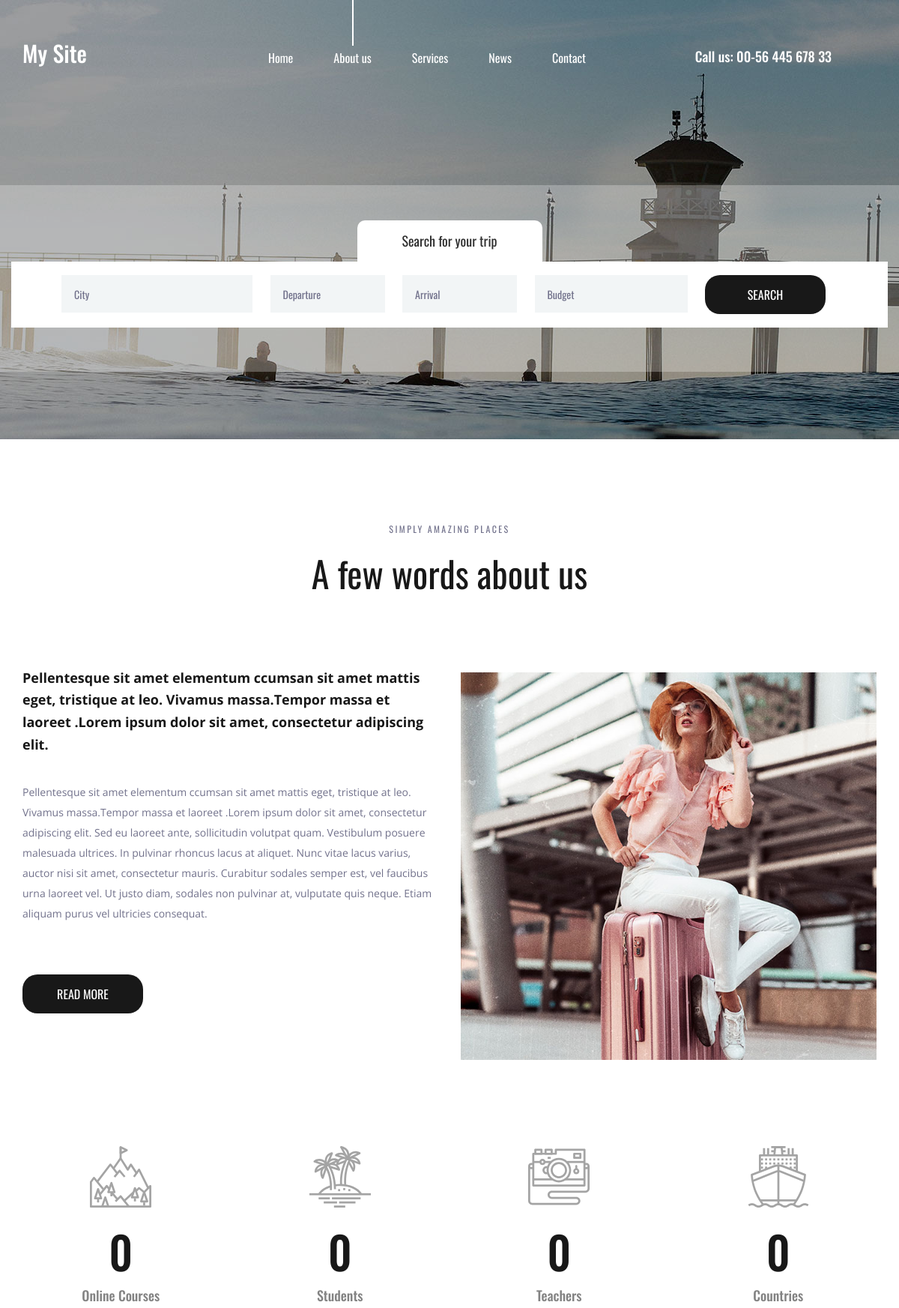
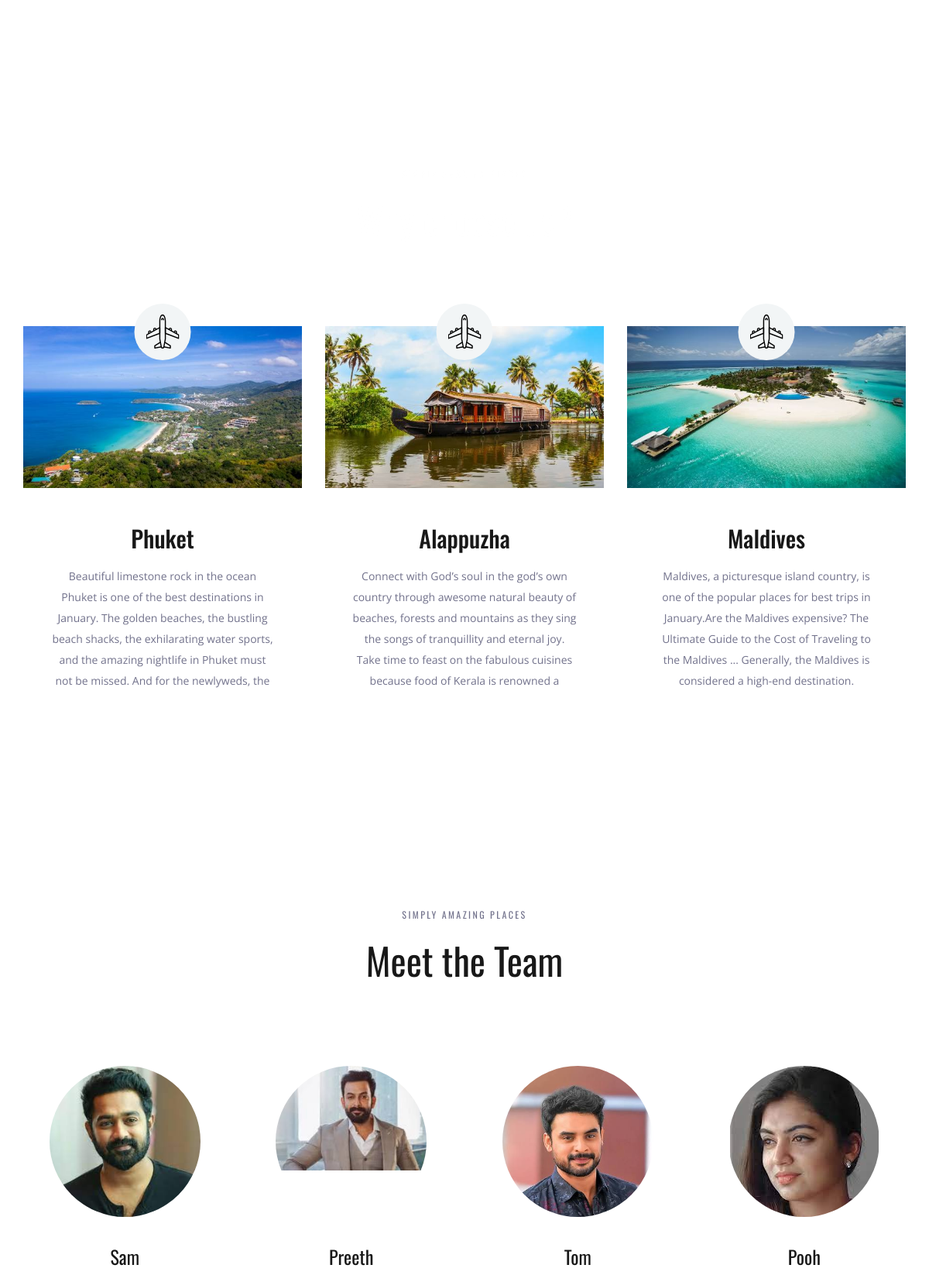
The page / (upper part) on the database its author committed (2 pictures, top to bottom).
### travellapp/models.py (models this page shows, shortened)
class Place(models.Model):
    name = models.CharField(max_length=250)
    image = models.ImageField(upload_to='pics')
    desc = models.CharField(max_length=250)

class Team(models.Model):
    name = models.CharField(max_length=250)
    img = models.ImageField(upload_to='pics')
    descp = models.CharField(max_length=250)

### travellapp/views.py (the view)
# urls.py: path('',views.demo,name='index')
def demo(request):
    obj=Place.objects.all()
    obj1=Team.objects.all()
    return render(request,'index.html',{'result':obj,'result1':obj1})

### templates/index.html (shortened to what this page needs)
{% load static %}
<!DOCTYPE html>
<html lang="en">
<head>
<link rel="stylesheet" type="text/css" href="{% static 'styles/bootstrap4/bootstrap.min.css' %}">
<link href="{% static 'plugins/font-awesome-4.7.0/css/font-awesome.min.css' %}" rel="stylesheet" type="text/css">
<link rel="stylesheet" type="text/css" href="{% static 'plugins/OwlCarousel2-2.2.1/owl.carousel.css' %}">
<link rel="stylesheet" type="text/css" href="{% static 'plugins/OwlCarousel2-2.2.1/owl.theme.default.css' %}">
<link rel="stylesheet" type="text/css" href="{% static 'plugins/OwlCarousel2-2.2.1/animate.css' %}">
<link rel="stylesheet" type="text/css" href="{% static 'styles/about.css' %}">
<link rel="stylesheet" type="text/css" href="{% static 'styles/about_responsive.css' %}">
</head>
<body>
<div class="super_container">
	<header class="header">
		<div class="container">
			<div class="row">
				<div class="col">
					<div class="header_content d-flex flex-row align-items-center justify-content-start">
						<div class="header_content_inner d-flex flex-row align-items-end justify-content-start">
							<div class="logo"><a href="index.html">My Site</a></div>
							<nav class="main_nav">
								<ul class="d-flex flex-row align-items-start justify-content-start">
									<li><a href="index.html">Home</a></li>
									<li class="active"><a href="about.html">About us</a></li>
									<li><a href="#">Services</a></li>
									<li><a href="news.html">News</a></li>
									<li><a href="contact.html">Contact</a></li>
								</ul>
							</nav>
							<div class="header_phone ml-auto">Call us: 00-56 445 678 33</div>
						</div>
					</div>
				</div>
			</div>
		</div>
	</header>
	<div class="home">
		<div class="background_image" style="background-image:url({% static 'images/about.jpg' %})"></div>
	</div>
	<div class="home_search">
		<div class="container">
			<div class="row">
				<div class="col">
					<div class="home_search_container">
						<div class="home_search_title">Search for your trip</div>
						<div class="home_search_content">
							<form action="#" class="home_search_form" id="home_search_form">
								<div class="d-flex flex-lg-row flex-column align-items-start justify-content-lg-between justify-content-start">
									<input type="text" class="search_input search_input_1" placeholder="City" required="required">
									<input type="text" class="search_input search_input_2" placeholder="Departure" required="required">
									<input type="text" class="search_input search_input_3" placeholder="Arrival" required="required">
									<input type="text" class="search_input search_input_4" placeholder="Budget" required="required">
									<button class="home_search_button">search</button>
								</div>
							</form>
						</div>
					</div>
				</div>
			</div>
		</div>
	</div>
	<div class="about">
		<div class="container">
			<div class="row">
				<div class="col text-center">
					<div class="section_subtitle">simply amazing places</div>
					<div class="section_title"><h2>A few words about us</h2></div>
				</div>
			</div>
			<div class="row about_row">
				<div class="col-lg-6">
					<div class="about_content">
						<div class="text_highlight">Pellentesque sit amet elementum ccumsan sit amet mattis eget, tristique at leo. Vivamus massa.Tempor massa et laoreet .Lorem ipsum dolor sit amet, consectetur adipiscing elit.</div>
						<div class="about_text">
							<p>Pellentesque sit amet elementum ccumsan sit amet mattis eget, tristique at leo. Vivamus massa.Tempor massa et laoreet .Lorem ipsum dolor sit amet, consectetur adipiscing elit. Sed eu laoreet ante, sollicitudin volutpat quam. Vestibulum posuere malesuada ultrices. In pulvinar rhoncus lacus at aliquet. Nunc vitae lacus varius, auctor nisi sit amet, consectetur mauris. Curabitur sodales semper est, vel faucibus urna laoreet vel. Ut justo diam, sodales non pulvinar at, vulputate quis neque. Etiam aliquam purus vel ultricies consequat.</p>
						</div>
						<div class="button about_button"><a href="#">read more</a></div>
					</div>
				</div>
				<div class="col-lg-6">
					<div class="about_image"><img src="{% static 'images/about_1.jpg' %}" alt=""></div>
				</div>
			</div>
		</div>
	</div>
	<div class="milestones">
		<div class="container">
			<div class="row">
				<div class="col-lg-3 milestone_col">
					<div class="milestone text-center">
						<div class="milestone_icon"><img src="{% static 'images/mountain.svg' %}" alt=""></div>
						<div class="milestone_counter" data-end-value="17">0</div>
						<div class="milestone_text">Online Courses</div>
					</div>
				</div>
				<div class="col-lg-3 milestone_col">
					<div class="milestone text-center">
						<div class="milestone_icon"><img src="{% static 'images/island.svg' %}" alt=""></div>
						<div class="milestone_counter" data-end-value="213">0</div>
						<div class="milestone_text">Students</div>
					</div>
				</div>
				<div class="col-lg-3 milestone_col">
					<div class="milestone text-center">
						<div class="milestone_icon"><img src="{% static 'images/camera.svg' %}" alt=""></div>
						<div class="milestone_counter" data-end-value="11923">0</div>
						<div class="milestone_text">Teachers</div>
					</div>
				</div>
				<div class="col-lg-3 milestone_col">
					<div class="milestone text-center">
						<div class="milestone_icon"><img src="{% static 'images/boat.svg' %}" alt=""></div>
						<div class="milestone_counter" data-end-value="15">0</div>
						<div class="milestone_text">Countries</div>
					</div>
				</div>
			</div>
		</div>
	</div>
	<div class="why">
		<div class="parallax_background parallax-window" data-parallax="scroll" data-image-src="{% static 'images/why.jpg' %}" data-speed="0.8"></div>
		<div class="container">
			<div class="row">
				<div class="col text-center">
					<div class="section_subtitle">simply amazing places</div>
					<div class="section_title"><h2>Why choose us?</h2></div>
				</div>
			</div>
			<div class="row why_row">
				{% for i in result %}
				<div class="col-lg-4 why_col">
					<div class="why_item">
						<div class="why_image">
							<img src="{{i.image.url}}" alt="">
							<div class="why_icon d-flex flex-column align-items-center justify-content-center">
								<img src="{% static 'images/why_1.svg' %}" alt="">
							</div>
						</div>
						<div class="why_content text-center">
							<div class="why_title">{{i.name}}</div>
							<div class="why_text">
								<p>{{i.desc}}</p>
							</div>
						</div>
					</div>
				</div>
				{% endfor %}
			</div>
		</div>
	</div>
	<div class="team">
		<div class="container">
			<div class="row">
				<div class="col text-center">
					<div class="section_subtitle">simply amazing places</div>
					<div class="section_title"><h2>Meet the Team</h2></div>
				</div>
			</div>
			<div class="row team_row">
				{% for i in result1 %}
				<div class="col-xl-3 col-md-6 team_col">
					<div class="team_item d-flex flex-column align-items-center justify-content-start text-center">
						<div class="team_image"><img src="{{i.img.url}}" alt=""></div>
						<div class="team_content">
							<div class="team_title"><a href="#">{{i.name}}</a></div>
						</div>
					</div>
				</div>
				{% endfor %}
			</div>
		</div>
	</div>
</div>
</body>
</html>

### rows shown on the page
Place: image (picture), name "Phuket", desc "Beautiful limestone rock in the ocean Phuket is one of the best destinations in January. The golden beaches, the bustling beach shacks, the exhilarating water sports, and the amazing nightlife in Phuket must not be missed. And for the newlyweds, the"
Place: image (picture), name "Alappuzha", desc "Connect with God’s soul in the god’s own country through awesome natural beauty of beaches, forests and mountains as they sing the songs of tranquillity and eternal joy. Take time to feast on the fabulous cuisines because food of Kerala is renowned a"
Place: image (picture), name "Maldives", desc "Maldives, a picturesque island country, is one of the popular places for best trips in January.Are the Maldives expensive? The Ultimate Guide to the Cost of Traveling to the Maldives ... Generally, the Maldives is considered a high-end destination."
Team: img (picture), name "Sam"
Team: img (picture), name "Preeth"
Team: img (picture), name "Tom"
Team: img (picture), name "Pooh"
